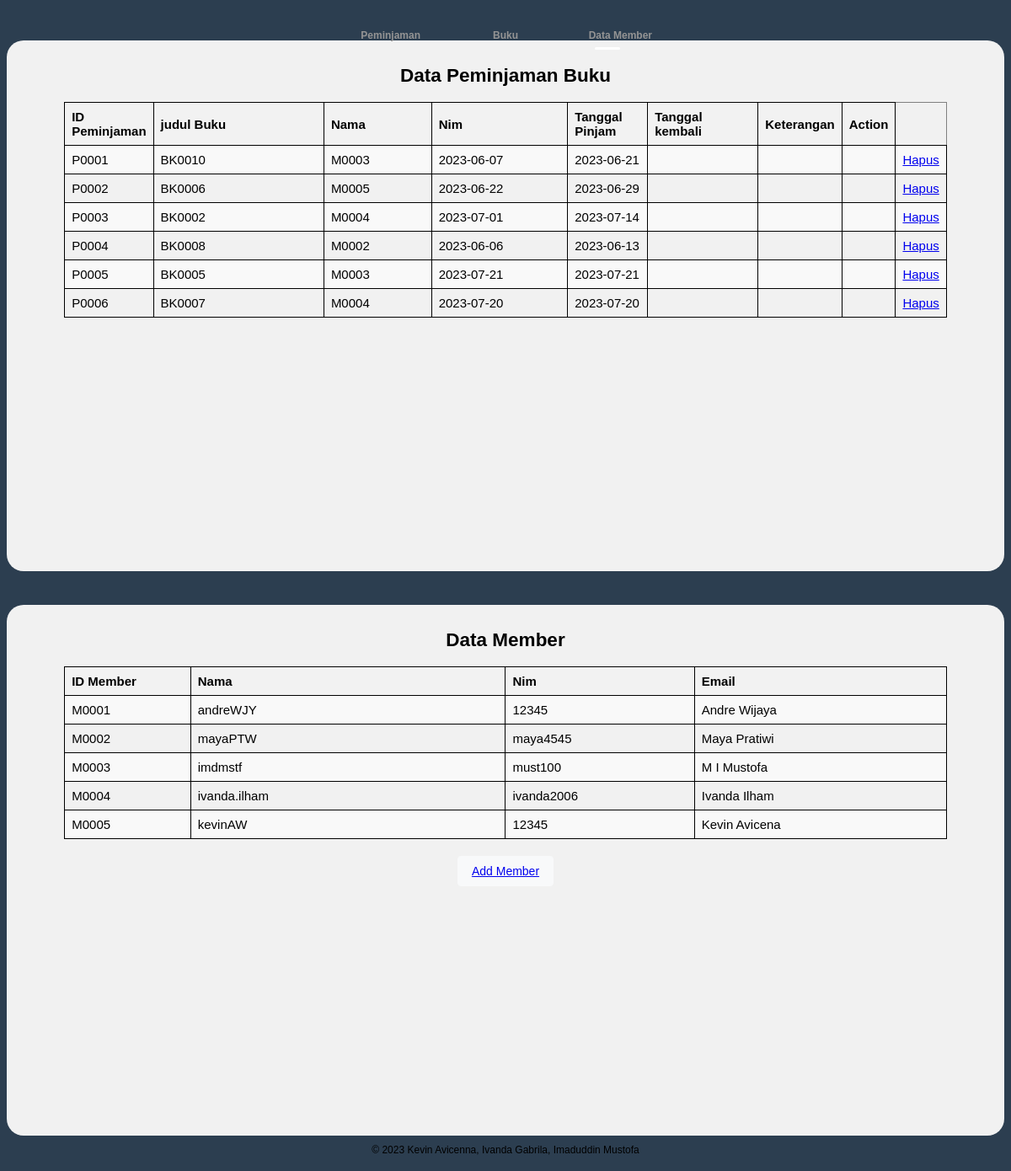
/data_member.php, run on the app's committed database.
### tables this page shows
CREATE TABLE `peminjaman` (
  `id_peminjaman` varchar(25) NOT NULL,
  `id_bukuFK` varchar(255) NOT NULL,
  `id_memberFK` varchar(25) NOT NULL,
  `tgl_pinjam` date NOT NULL,
  `tgl_jatuh_tempo` date NOT NULL,
  `keterangan` varchar(25) NOT NULL
);

CREATE TABLE `member` (
  `id_member` varchar(25) NOT NULL,
  `username` varchar(55) NOT NULL,
  `password` varchar(55) NOT NULL,
  `nama` varchar(255) NOT NULL,
  `alamat` varchar(255) NOT NULL,
  `no_hp` varchar(25) NOT NULL,
  `tgl_pendaftaran` date DEFAULT NULL,
  `status` varchar(25) NOT NULL
);

### data_member.php (the view, shortened to what this page needs)
<!DOCTYPE html>
<html lang="en">
<head>
    <link rel="stylesheet" href="css/data_member.css">
</head>
<body>
    <nav>
        <a href="peminjaman.php?page=peminjaman">Peminjaman</a>
        <a href="buku.php?page=buku">Buku</a>
        <a href="data_member.php">Data Member</a>
        <div id="indicator"> </div>
    </nav>
    <div class="konten">
        <center>
            <h2>Data Peminjaman Buku</h2>
            <table border="1" width="90%" cellspacing="0">
                <tr>
                    <th align="center">ID Peminjaman</th>
                    <th align="center">judul Buku</th>
                    <th align="center">Nama</th>
                    <th align="center">Nim</th>
                    <th align="center">Tanggal Pinjam</th>
                    <th align="center">Tanggal kembali</th>
                    <th align="center">Keterangan</th>
                    <th align="center">Action</th>
                </tr>
                <?php
                $cari = "select * from peminjaman";
                $result = mysqli_query($conn, $cari);
                while ($data = mysqli_fetch_array($result)) {
                    ?>
                    <tr>
                        <td>
                            <?php echo $data[0] ?>
                        </td>
                        <td>
                            <?php echo $data[1] ?>
                        </td>
                        <td>
                            <?php echo $data[2] ?>
                        </td>
                        <td>
                            <?php echo $data[3] ?>
                        </td>
                        <td>
                            <?php echo $data[4] ?>
                        </td>
                        <td>
                        </td>
                        <td>
                        </td>
                        <td>
                        </td>
                        <td>
                            <a href="data_member_hapus.php?id=<?php echo $data['id_peminjaman']; ?>">Hapus</a>
                        </td>
                    </tr>
                <?php } ?>
            </table>
        </center>
    </div>
    <div class="konten">
        <center>
            <h2>Data Member</h2>
            <table border="1" width="90%" cellspacing="0">
                <tr>
                    <th align="center">ID Member</th>
                    <th align="center">Nama</th>
                    <th align="center">Nim</th>
                    <th align="center">Email</th>
                </tr>
                <?php
                $cari = "select * from member";
                $result = mysqli_query($conn, $cari);
                while ($data = mysqli_fetch_array($result)) {
                    ?>
                    <tr>
                        <td>
                            <?php echo $data[0] ?>
                        </td>
                        <td>
                            <?php echo $data[1] ?>
                        </td>
                        <td>
                            <?php echo $data[2] ?>
                        </td>
                        <td>
                            <?php echo $data[3] ?>
                        </td>
                    </tr>
                <?php } ?>
            </table>
        </center>
        <center>
            <button class="button-16" role="button"><a href="member_tambah.php">Add Member</a></button>
        </center>
    </div>
    <div class="kaki">
    © 2023 Kevin Avicenna, Ivanda Gabrila, Imaduddin Mustofa
    </div>
</body>
</html>

### css/data_member.css (style rules this page uses)
* { box-sizing: border-box; }
body { font-family: Arial, Helvetica, sans-serif; }
.konten { font-size: 15px; margin-top: 40px; float: left; padding: 10px; width: 100%; background-color: #f1f1f1; height: 630px; border-radius: 20px; }
.kaki { clear: both; padding: 10px; text-align: center; color: black; }
body { font-size: 12px; font-family: sans-serif; background: #2c3e50; }
nav { position: absolute; top: 3%; right: 0; left: 0; width: 409px; display: table; margin: 0 auto; transform: translateY(-50%); }
nav a { position: relative; width: 33.333%; display: table-cell; text-align: center; color: #949494; text-decoration: none; font-family: Verdana, Geneva, Tahoma, sans-serif; font-weight: bold; padding: 10px 20px; transition: 0.2s ease color; }
nav a:before, nav a:after { content: ""; position: absolute; border-radius: 50%; transform: scale(0); transition: 0.2s ease transform; }
nav a:before { top: 0; left: 10px; width: 6px; height: 6px; }
nav a:after { top: 5px; left: 18px; width: 4px; height: 4px; }
nav a:nth-child(1):before { background-color: yellow; }
nav a:nth-child(1):after { background-color: red; }
nav a:nth-child(2):before { background-color: #00e2ff; }
nav a:nth-child(2):after { background-color: #89ff00; }
nav a:nth-child(3):before { background-color: purple; }
nav a:nth-child(3):after { background-color: palevioletred; }
#indicator { position: absolute; left: 76%; bottom: 0; width: 30px; height: 3px; background-color: #fff; border-radius: 5px; transition: 0.2s ease left; }
.button-16 { background-color: #f8f9fa; border: 1px solid #f8f9fa; border-radius: 4px; color: #3c4043; cursor: pointer; font-family: arial, sans-serif; font-size: 14px; height: 36px; line-height: 27px; min-width: 54px; padding: 0 16px; margin-top: 20px; text-align: center; user-select: none; -webkit-user-select: none; touch-action: manipulation; white-space: pre; }
table { border-collapse: collapse; width: 90%; margin: auto; }
th, td { border: 1px solid black; padding: 8px; text-align: left; }
th { background-color: #f2f2f2; }
tr:nth-child(even) { background-color: #f9f9f9; }
th:nth-child(1), td:nth-child(1) { width: 10%; }
th:nth-child(2), td:nth-child(2) { width: 25%; }
th:nth-child(3), td:nth-child(3) { width: 15%; }
th:nth-child(4), td:nth-child(4) { width: 20%; }
th:nth-child(5), td:nth-child(5) { width: 10%; }
th:nth-child(6), td:nth-child(6) { width: 15%; }
th:nth-child(7), td:nth-child(7) { width: 5%; text-align: center; }

### data on the page
peminjaman: id_peminjaman "P0001", id_bukuFK "BK0010", id_memberFK "M0003", tgl_pinjam "2023-06-07", tgl_jatuh_tempo "2023-06-21"
peminjaman: id_peminjaman "P0002", id_bukuFK "BK0006", id_memberFK "M0005", tgl_pinjam "2023-06-22", tgl_jatuh_tempo "2023-06-29"
peminjaman: id_peminjaman "P0003", id_bukuFK "BK0002", id_memberFK "M0004", tgl_pinjam "2023-07-01", tgl_jatuh_tempo "2023-07-14"
peminjaman: id_peminjaman "P0004", id_bukuFK "BK0008", id_memberFK "M0002", tgl_pinjam "2023-06-06", tgl_jatuh_tempo "2023-06-13"
peminjaman: id_peminjaman "P0005", id_bukuFK "BK0005", id_memberFK "M0003", tgl_pinjam "2023-07-21", tgl_jatuh_tempo "2023-07-21"
peminjaman: id_peminjaman "P0006", id_bukuFK "BK0007", id_memberFK "M0004", tgl_pinjam "2023-07-20", tgl_jatuh_tempo "2023-07-20"
member: id_member "M0001", username "andreWJY", password "12345", nama "Andre Wijaya"
member: id_member "M0002", username "mayaPTW", password "maya4545", nama "Maya Pratiwi"
member: id_member "M0003", username "imdmstf", password "must100", nama "M I Mustofa"
member: id_member "M0004", username "ivanda.ilham", password "ivanda2006", nama "Ivanda Ilham"
member: id_member "M0005", username "kevinAW", password "12345", nama "Kevin Avicena"
